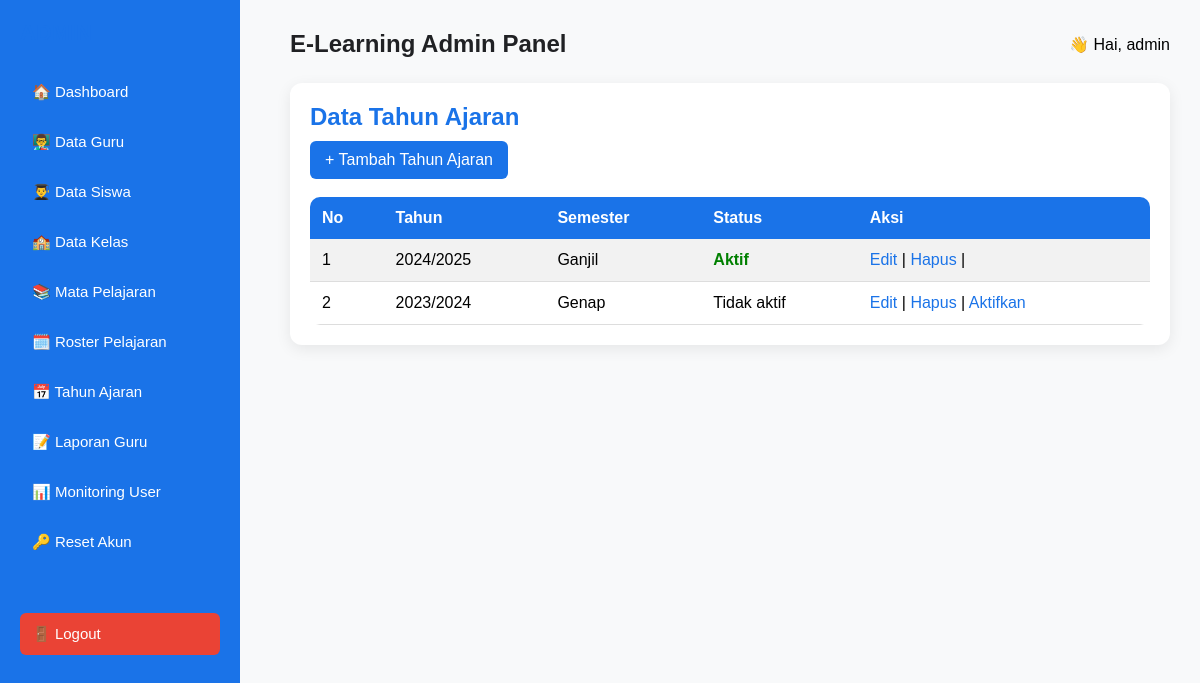
/views/admin/tahun_ajaran.php (signed in), run on the app's committed database.
### tables this page shows
CREATE TABLE `tahun_ajaran` (
  `id` int(11) NOT NULL,
  `tahun` varchar(9) NOT NULL,
  `semester` enum('Ganjil','Genap') NOT NULL,
  `is_active` tinyint(1) NOT NULL DEFAULT 0
);

### views/admin/tahun_ajaran.php (the view, shortened to what this page needs)
<?php
include "../../config.php";
?>
<!DOCTYPE html>
<html>
<head>
<link rel="stylesheet" href="../../assets/css/style.css">
</head>
<body>
<?php include "sidebar.php"; ?>
<div class="content">
<?php include "header.php"; ?>
<div class="card">
    <h2>Data Tahun Ajaran</h2>
    <a href="tahun_ajaran_add.php" class="btn">+ Tambah Tahun Ajaran</a>
    <br><br>
    <table class="tabel">
        <tr>
            <th>No</th>
            <th>Tahun</th>
            <th>Semester</th>
            <th>Status</th>
            <th>Aksi</th>
        </tr>
        <?php
        $no = 1;
        $data = mysqli_query($conn, "SELECT * FROM tahun_ajaran ORDER BY id DESC");
        while($d = mysqli_fetch_assoc($data)){
        ?>
        <tr>
            <td><?= $no++; ?></td>
            <td><?= $d['tahun']; ?></td>
            <td><?= $d['semester']; ?></td>
            <td>
                <?= $d['is_active'] ? '<span style="color:green;font-weight:bold;">Aktif</span>' : 'Tidak aktif'; ?>
            </td>
            <td>
                <a href="tahun_ajaran_edit.php?id=<?= $d['id']; ?>">Edit</a> |
                <a href="tahun_ajaran_delete.php?id=<?= $d['id']; ?>" onclick="return confirm('Hapus tahun ajaran ini?')">Hapus</a> |
                <?php if(!$d['is_active']){ ?>
                    <a href="tahun_ajaran_set_active.php?id=<?= $d['id']; ?>" onclick="return confirm('Jadikan tahun ajaran aktif?')">Aktifkan</a>
                <?php } ?>
            </td>
        </tr>
        <?php } ?>
    </table>
</div>
</div>
</body>
</html>

### assets/css/style.css (style rules this page uses)
* { box-sizing: border-box; }
body { margin:0; padding:0; font-family:'Poppins', sans-serif; background:#F8F9FA; }
h2 { margin:0 0 10px; color:#1A73E8; }
.content { margin-left:260px; padding:30px; }
.card { background:white; padding:20px; border-radius:12px; box-shadow:0 4px 15px rgba(0,0,0,0.08); margin-bottom:20px; }
.tabel { width:100%; border-collapse:collapse; background:white; border-radius:10px; overflow:hidden; }
.tabel th { background:#1A73E8; color:white; padding:12px; text-align:left; }
.tabel td { padding:10px; border-bottom:1px solid #ddd; }
.btn { appearance: none; display:inline-block; padding:10px 15px; background:#1A73E8; color:white; text-decoration:none; font-family: inherit; border: 0; border-radius:6px; }
a { color:#1A73E8; text-decoration:none; }
.tabel tr:nth-child(even) { background:#f2f2f2; }
.tabel td, .tabel th { padding:12px; }

### data on the page
tahun_ajaran: tahun "2024/2025", semester "Ganjil", is_active "Aktif"
tahun_ajaran: tahun "2023/2024", semester "Genap", is_active "Tidak aktif"

### other printed values
$_SESSION['username'] "admin"
